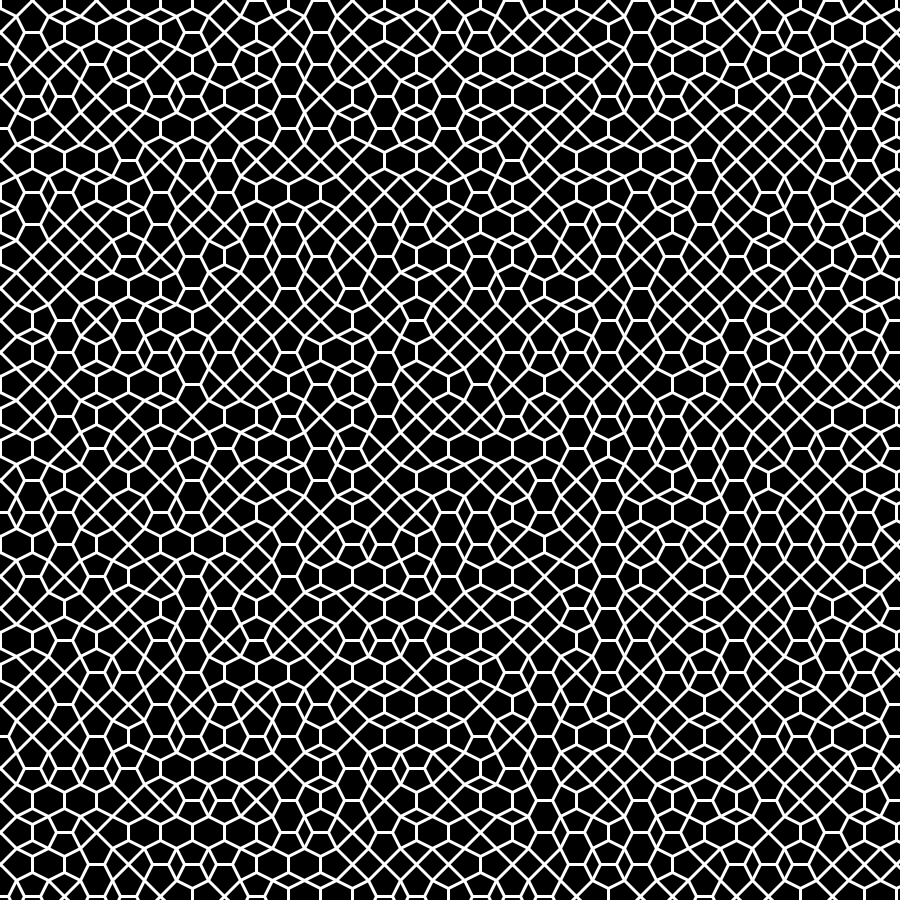
Frame 1 (no input)
Frame 60 (the mouse pressed at the canvas centre just before this capture): identical to frame 1, image omitted
Frame 120 (the mouse held since frame 60 and released just before this capture): identical to frame 1, image omitted

The Processing sketch that drew this single still picture (run headless with seeded random() and noise(); from frame 60 on, the mouse is pressed at the canvas centre):

// Processing sketch: equirectangularhexagonalmapping
// ── equirectangularhexagonalmapping.pde

Tile[][] map;

void setup(){
  size(900,900);
  int h =30;
  map = new Tile[h][h];
  int scale = height/(map.length-2);
  for(int i = 0; i< map.length; i++){
    for(int j = 0; j< map[i].length; j++){
      map[i][j] = new Tile(int(random(3)),new PVector(i,j),scale/2);
    }
  }
}

void draw(){
  background(0);
  stroke(255);
  strokeWeight(3);
  for(int i = 0; i< map.length; i++){
    for(int j = 0; j< map[i].length; j++){
      map[i][j].plot();
    }
  }
}

// ── Tile.pde
class Tile{
  public PVector position;
  public PVector[] points;
  public int type;
  
  
  public Tile(int a, PVector b,float s){
    position = b.mult(s*2);
    type = a;
    //System.out.println("constructor running");
    switch(type){
      case 0:
        points = new PVector[5];
        points[0] = new PVector(int(position.x),int(position.y));
        points[1] = new PVector(int(position.x-s),int(position.y-s));
        points[2] = new PVector(int(position.x+s),int(position.y-s));
        points[3] = new PVector(int(position.x+s),int(position.y+s));
        points[4] = new PVector(int(position.x-s),int(position.y+s));
      break;
      case 1:
        points = new PVector[6];
        points[0] = new PVector(int(position.x),int(position.y+s*.5));
        points[1] = new PVector(int(position.x),int(position.y-s*.5));
        points[2] = new PVector(int(position.x-s),int(position.y-s));
        points[3] = new PVector(int(position.x+s),int(position.y-s));
        points[4] = new PVector(int(position.x+s),int(position.y+s));
        points[5] = new PVector(int(position.x-s),int(position.y+s));
      break;
      case 2:
        points= new PVector[6];
        points[0] = new PVector(int(position.x+s*.5),int(position.y));
        points[1] = new PVector(int(position.x-s*.5),int(position.y));
        points[2] = new PVector(int(position.x-s),int(position.y+s));
        points[3] = new PVector(int(position.x-s),int(position.y-s));
        points[4] = new PVector(int(position.x+s),int(position.y-s));
        points[5] = new PVector(int(position.x+s),int(position.y+s));
      break;
      default:
        points = new PVector[4];
        points[0] = new PVector(int(position.x+s*0.5),int(position.y+s*.5));
        points[1] = new PVector(int(position.x+s),int(position.y-s));
        points[2] = new PVector(int(position.x+s),int(position.y+s));
        points[3] = new PVector(int(position.x-s),int(position.y+s));
      break;
    }
  }
  
  public void plot(){
    //println(type + "" + points.length);
    switch(type){
      case 1:
      case 2:
         line(points[0].x,points[0].y,points[1].x,points[1].y);
         line(points[0].x,points[0].y,points[4].x,points[4].y);
         line(points[0].x,points[0].y,points[5].x,points[5].y);
         line(points[1].x,points[1].y,points[2].x,points[2].y);
         line(points[1].x,points[1].y,points[3].x,points[3].y);
      break;
      default:
        for(int i=0; i< points.length; i++){ line(points[0].x,points[0].y,points[i].x,points[i].y);}
      break;
    }
  }
}
